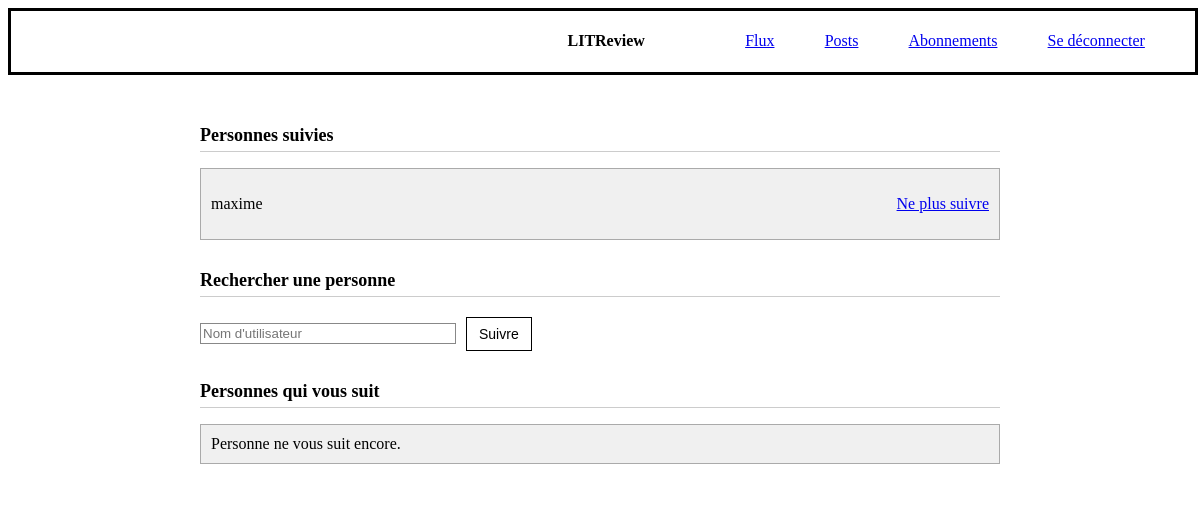
The app's page /followers/ (signed in), older data.
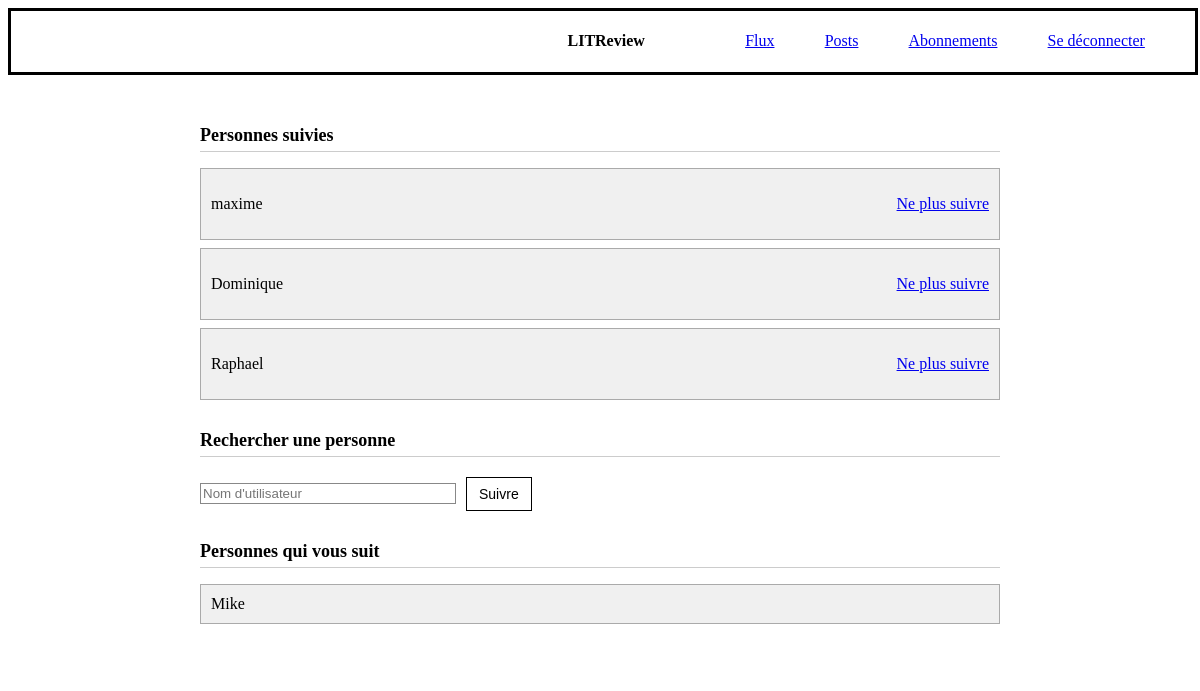
The same page, newer data.
### activity/models.py (models this page shows)
class UserFollows(models.Model):
    follower = models.ForeignKey(to=settings.AUTH_USER_MODEL, on_delete=models.CASCADE,related_name='followed_users')
    followed = models.ForeignKey(to=settings.AUTH_USER_MODEL, on_delete=models.CASCADE,related_name='followers')
    class Meta:
        unique_together = ('follower', 'followed', )

### activity/views.py (the view)
# urls.py: path('followers/', display_followers, name='display_followers'),
@login_required
def display_followers(request):
    User = get_user_model()
    followed_users = UserFollows.objects.filter(follower=request.user)
    all_users = User.objects.exclude(id=request.user.id)
    not_followed_users = all_users.exclude(id__in=[user.followed.id for user in followed_users])
    followers = UserFollows.objects.filter(followed=request.user)
    context = {
        "followed_users": followed_users,
        "not_followed_users": not_followed_users,
        "count_followed_users": followed_users.count(),
        "followers": followers,
    }
    return render(request, 'followers.html', context)

### activity/templates/followers.html (shortened to what this page needs)
{% extends 'base.html' %}
{% load static %}
{% block head_css %}
<link rel="stylesheet" href="{% static 'litreview/styles.css' %}">
{% endblock %}
{% block content %}
<section class="followers_section">
    <h3>Personnes suivies</h3>
    <ul>
        {% for relation in followed_users %}
            <li>
                <p>{{ relation.followed.username }}</p>
                <a href="{% url 'unfollow_user' relation.followed.id %}">Ne plus suivre</a>
            </li>
        {% empty %}
            <li>Vous ne suivez personne.</li>
        {% endfor %}
    </ul>
    <h3>Rechercher une personne</h3>
    <form class="followers_form" method="post" action="{% url 'search_user_to_follow' %}">
        <input type="text" name="username" placeholder="Nom d'utilisateur">
        <button type="submit">Suivre</button>
    </form>
    <h3>Personnes qui vous suit</h3>
    <ul>
        {% for relation in followers %}
            <li>{{ relation.follower.username }}</li>
        {% empty %}
            <li>Personne ne vous suit encore.</li>
        {% endfor %}
    </ul>
</section>
{% endblock %}

Row changes from the older to the newer data that the page shows:
added UserFollows: followed.username "Dominique", shown under "Personnes suivies"
added UserFollows: followed.username "Raphael", shown under "Personnes suivies"
added UserFollows: follower.username "Mike", shown under "Personnes qui vous suit"
Text that changed along with them:
text no longer shown: "Personne ne vous suit encore."
